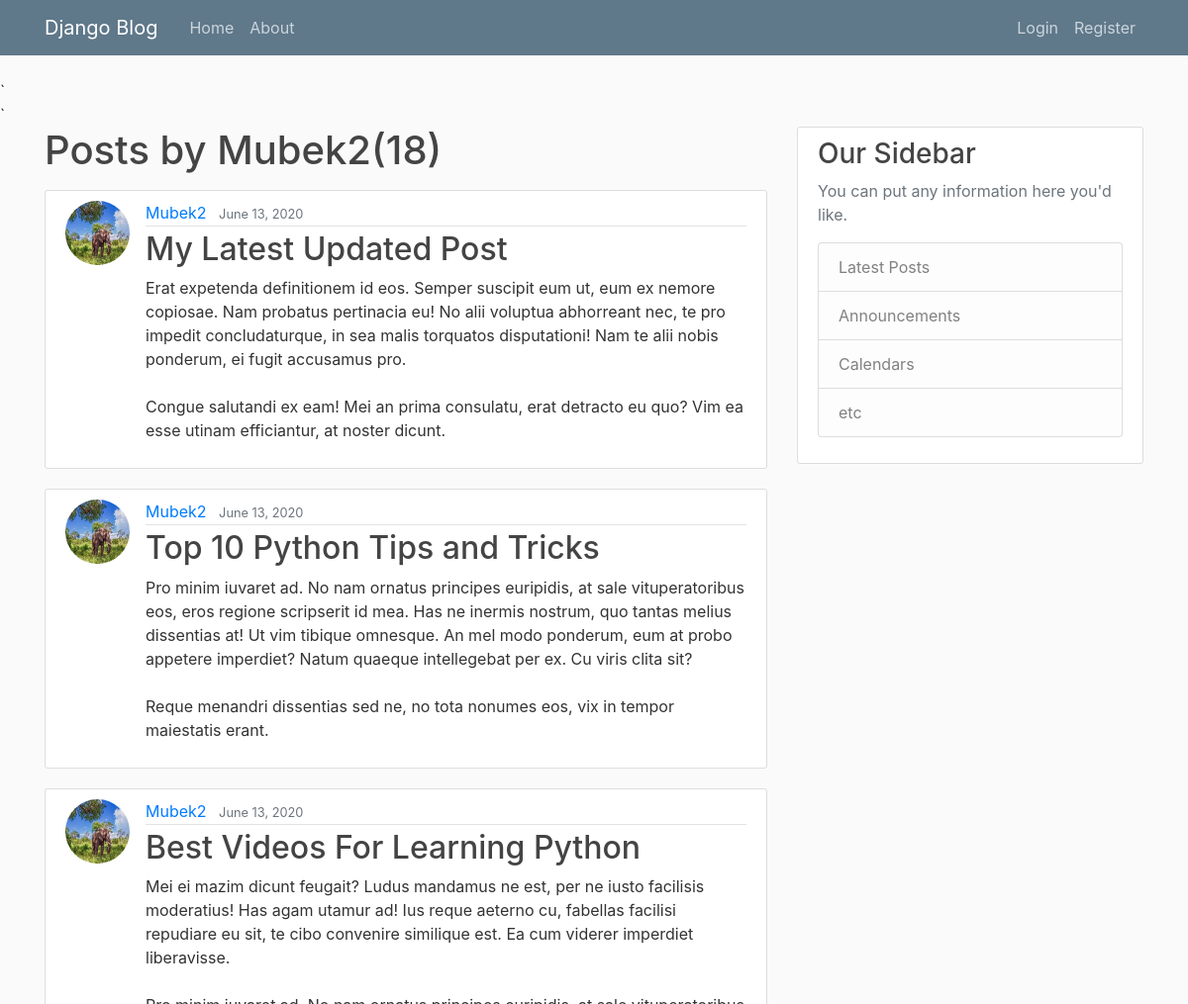
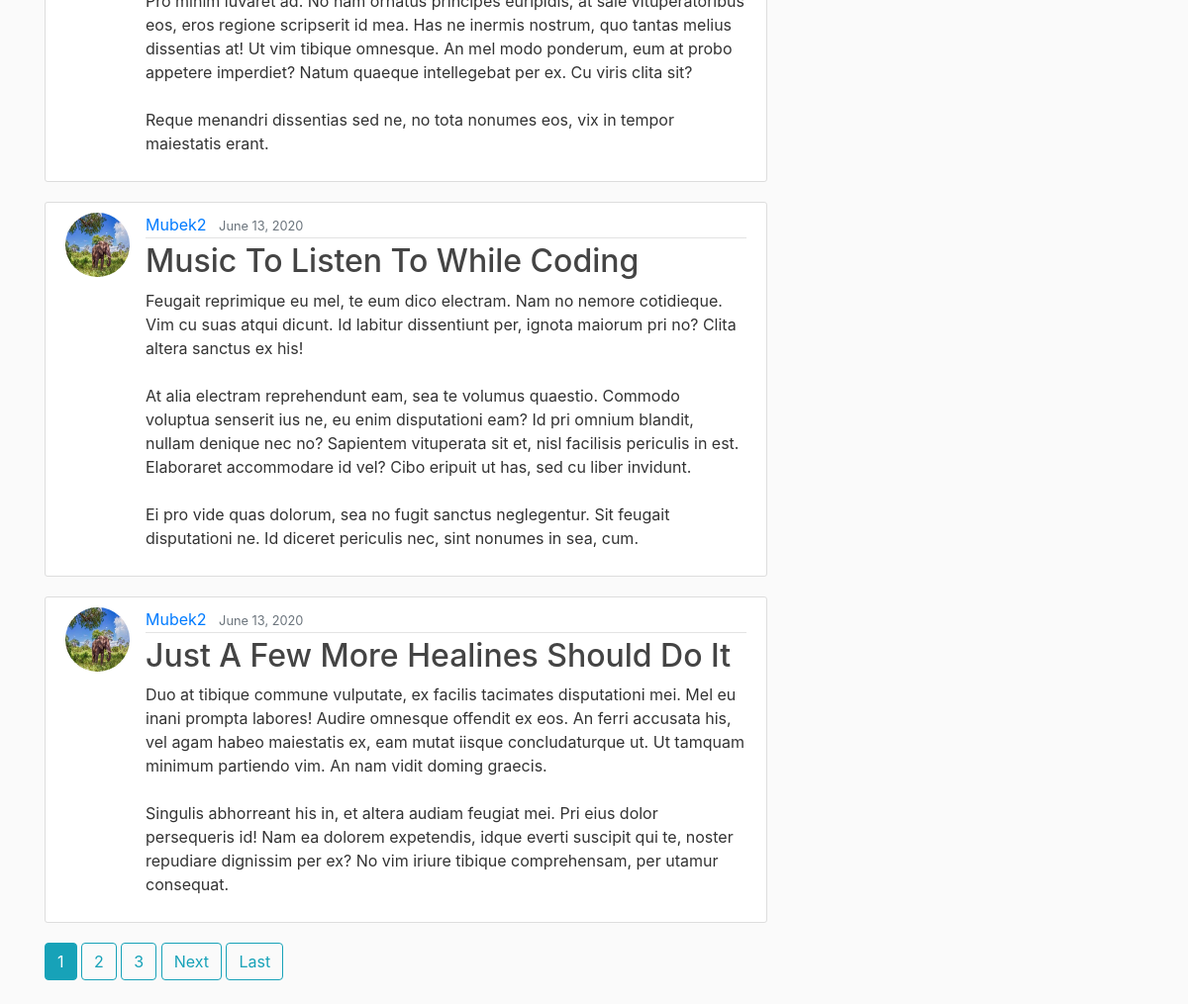
Screenshot of /user/Mubek2 with the database file from the repository (2 pictures, top to bottom).
### blog/models.py (models this page shows, shortened)
class Post(models.Model):
    title = models.CharField(max_length=100)
    content = models.TextField()
    date_posted = models.DateTimeField(default=timezone.now)
    author = models.ForeignKey(User, on_delete=models.CASCADE)

### users/models.py (models this page shows, shortened)
class Profile(models.Model):
    user = models.OneToOneField(User, on_delete=models.CASCADE)
    image = models.ImageField(default='default.jpg', upload_to='profile_pics')

### blog/views.py (the view)
# urls.py: path('user/<str:username>', UserPostListView.as_view(), name='user-post'),
class UserPostListView(ListView):
    model = Post
    template_name = 'blog/user_post.html'
    context_object_name = 'posts'
    paginate_by = 5
    def get_queryset(self):
        user = get_object_or_404(User, username=self.kwargs.get('username'))
        return Post.objects.filter(author=user).order_by('-date_posted')

### blog/templates/blog/user_post.html (shortened to what this page needs)
{% extends "blog/base.html" %}
{% block content %}
    <h1 class="mb-3">Posts by {{ view.kwargs.username }}({{ page_obj.paginator.count }})</h1>
    {% for post in posts %}
        <article class="media content-section">
            <img class="rounded-circle article-img" src="{{ post.author.profile.image.url }}">
            <div class="media-body">
                <div class="article-metadata">
                    <a class="mr-2" href="{% url 'user-post' post.author.username %}">{{ post.author }}</a>
                    <small class="text-muted">{{ post.date_posted|date:"F d, Y" }}</small>
                </div>
                <h2><a class="article-title" href="{% url 'post-detail' post.id %}">{{ post.title }}</a></h2>
                <p class="article-content">{{ post.content }}</p>
            </div>
        </article>
    {% endfor %}
    {% if is_paginated %}
        {% for num in page_obj.paginator.page_range %}
            {% if page_obj.number == num %}
                <a class="btn btn-info mb-4" href="?page={{ num }}">{{ num }}</a>
            {% elif num > page_obj.number|add:'-3' and num < page_obj.number|add:'3' %}
                <a class="btn btn-outline-info mb-4" href="?page={{ num }}">{{ num }}</a>
            {% endif %}
        {% endfor %}
        {% if page_obj.has_next %}
            <a class ="btn btn-outline-info mb-4" href="?page={{ page_obj.next_page_number }}">Next</a>
            <a class ="btn btn-outline-info mb-4" href="?page={{ page_obj.paginator.num_pages }}">Last</a>
        {% endif %}
    {% endif %}
{% endblock content %}

### blog/static/blog/main.css (style rules this page uses)
body { background: #fafafa; color: #333333; margin-top: 5rem; }
h1, h2, h3, h4, h5, h6 { color: #444444; }
.content-section { background: #ffffff; padding: 10px 20px; border: 1px solid #dddddd; border-radius: 3px; margin-bottom: 20px; }
.article-title { color: #444444; }
.article-content { white-space: pre-line; }
.article-img { height: 65px; width: 65px; margin-right: 16px; }
.article-metadata { padding-bottom: 1px; margin-bottom: 4px; border-bottom: 1px solid #e3e3e3 }

### rows the page displays
Post: author.profile.image (picture), author "Mubek2", date_posted "June 13, 2020", title "My Latest Updated Post", content "Erat expetenda definitionem id eos. Semper suscipit eum ut, eum ex nemore copiosae. Nam probatus pertinacia eu! No alii voluptua abhorreant nec, te pro impedit concludaturque, in sea malis torquatos disputationi! Nam te alii nobis ponderum, ei fugit accusamus pro. Congue salutandi ex eam! Mei an prima consulatu, erat detracto eu quo? Vim ea esse utinam efficiantur, at noster dicunt."
Post: author.profile.image (picture), author "Mubek2", date_posted "June 13, 2020", title "Top 10 Python Tips and Tricks", content "Pro minim iuvaret ad. No nam ornatus principes euripidis, at sale vituperatoribus eos, eros regione scripserit id mea. Has ne inermis nostrum, quo tantas melius dissentias at! Ut vim tibique omnesque. An mel modo ponderum, eum at probo appetere imperdiet? Natum quaeque intellegebat per ex. Cu viris clita sit? Reque menandri dissentias sed ne, no tota nonumes eos, vix in tempor maiestatis erant."
Post: author.profile.image (picture), author "Mubek2", date_posted "June 13, 2020", title "Best Videos For Learning Python", content "Mei ei mazim dicunt feugait? Ludus mandamus ne est, per ne iusto facilisis moderatius! Has agam utamur ad! Ius reque aeterno cu, fabellas facilisi repudiare eu sit, te cibo convenire similique est. Ea cum viderer imperdiet liberavisse. Pro minim iuvaret ad. No nam ornatus principes euripidis, at sale vituperatoribus eos, eros regione scripserit id mea. Has ne inermis nostrum, quo tantas melius dissentias at! Ut vim tibique omnesque. An mel modo ponderum, eum at probo appetere imperdiet? Natum quaeque intellegebat per ex. Cu viris clita sit? Reque menandri dissentias sed ne, no tota nonumes eos, vix in tempor maiestatis erant."
Post: author.profile.image (picture), author "Mubek2", date_posted "June 13, 2020", title "Music To Listen To While Coding", content "Feugait reprimique eu mel, te eum dico electram. Nam no nemore cotidieque. Vim cu suas atqui dicunt. Id labitur dissentiunt per, ignota maiorum pri no? Clita altera sanctus ex his! At alia electram reprehendunt eam, sea te volumus quaestio. Commodo voluptua senserit ius ne, eu enim disputationi eam? Id pri omnium blandit, nullam denique nec no? Sapientem vituperata sit et, nisl facilisis periculis in est. Elaboraret accommodare id vel? Cibo eripuit ut has, sed cu liber invidunt. Ei pro vide quas dolorum, sea no fugit sanctus neglegentur. Sit feugait disputationi ne. Id diceret periculis nec, sint nonumes in sea, cum."
Post: author.profile.image (picture), author "Mubek2", date_posted "June 13, 2020", title "Just A Few More Healines Should Do It", content "Duo at tibique commune vulputate, ex facilis tacimates disputationi mei. Mel eu inani prompta labores! Audire omnesque offendit ex eos. An ferri accusata his, vel agam habeo maiestatis ex, eam mutat iisque concludaturque ut. Ut tamquam minimum partiendo vim. An nam vidit doming graecis. Singulis abhorreant his in, et altera audiam feugiat mei. Pri eius dolor persequeris id! Nam ea dolorem expetendis, idque everti suscipit qui te, noster repudiare dignissim per ex? No vim iriure tibique comprehensam, per utamur consequat."

### other values shown
{{ view.kwargs.username }} "Mubek2"
{{ page_obj.paginator.count }} "18"
{{ num }} "1"
{{ num }} "2" "3"
